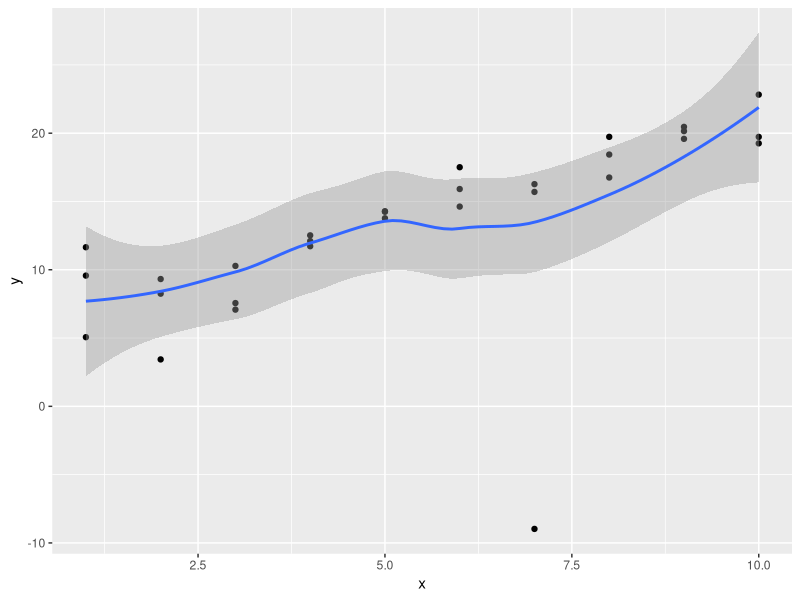
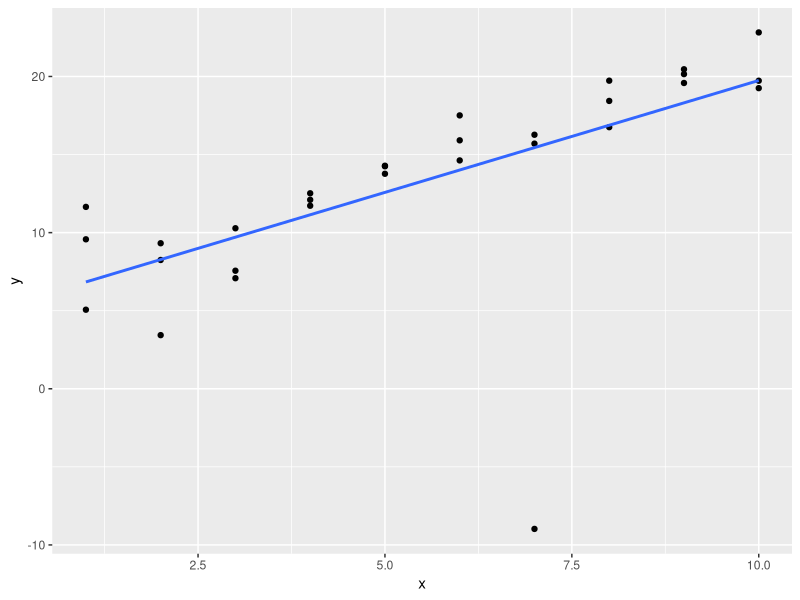

Write R code to recreate these figures, in order. (Note: this script raises an error after producing the figures.)
## ---- chunk 1
library(tidyverse)

library(modelr)
options(na.action = na.warn)
## ---- chunk 2
sim1a <- tibble(
  x = rep(1:10, each = 3),
  y = x * 1.5 + 6 + rt(length(x), df = 2)
)
## ---- chunk 3
sim1a_mod <- lm(y ~ x, data = sim1a)               # fit a linear model (straight line)

coef(sim1a_mod)                                    # Slope=1.480507    Intercept=5.806916

# Can't just put `sim1a_mod` into ggplot like below ...It plots *curve*, as for `sim1a`. (WHY?)
ggplot(sim1a_mod, aes(x, y)) +
  geom_point() +
  geom_smooth() 
## ---- chunk 4
ggplot(sim1a, aes(x = x, y = y)) +
  geom_point() +
  geom_smooth(method = "lm", se = FALSE)           # fit a linear model (straight line)
## ---- chunk 5
measure_distance <- function(mod, data) {
  diff <- data$y - make_prediction(mod, data)
  mean(abs(diff))
}
## ---- chunk 6
best <- optim(c(0, 0), measure_distance, data = sim1a)
best$par                                   # the best parameters of the 'mean-absolute distance'


# HOWEVER, although the code in Q2 defines `measure_distance` (and we have `sim1a` from Q1), that definition doesn't include what the `make_prediction()` function is ...SO at the moment we just get an error
## ---- chunk 7
# "For the above function to work, we need to define a function `make_prediction` that takes a numeric vector of length two (the intercept and slope) and returns the predictions..."

make_prediction <- function(mod, data) {
  mod[1] + mod[2] * data$x
}

# (I don't properly understand this, but) running that `make_prediction` code, and then the `optim` code again, gives : [1] 6.013145 1.511948

# ...re. `lm()` with the same data, (in A1) : Slope=1.546082    Intercept=5.633505
## ---- chunk 8
model1 <- function(a, data) {
  a[1] + data$x * a[2] + a[3]
}
## ---- chunk 9
sim1_loess <- loess(y ~ x, data = sim1)                # model fitting

grid_loess <- sim1 %>%
  add_predictions(sim1_loess)                          # grid generation, predictions

# "You can also use this function to add predictions [eg. from a `loess` regression] to your original [`sim1`] dataset" -- s23.3.1 R4DS book. (By default, output column gets named `pred`, but here we name it `pred_loess`) :
# sim1 <- sim1 %>%
#  add_predictions(sim1_loess, var = "pred_loess")
## ---- chunk 10
ggplot(sim1, aes(x)) +                                 # visualisation
  geom_point(aes(y = y)) +
  geom_line(aes(y = pred), data = grid_loess, colour = "red", size = 1)
## ---- chunk 11
?add_predictions

# "A data frame. `add_prediction` adds a single new column, `.pred`, to the input data. `spread_predictions` adds one column for each model. `gather_predictions` adds two columns `.model` and `.pred`, and repeats the input rows for each model." -- Help

# "Next we add predictions. We’ll use modelr::add_predictions() which takes a data frame and a model. It adds the predictions from the model to a new column in the data frame" -- s23.3.1 R4DS book
## ---- chunk 12
ggplot(sim1, aes(x, resid)) + 
  geom_ref_line(h = 0) +
  geom_point()
# Just showing this for context. (Because running it here gives an error)

?geom_ref_line

# "geom_ref_line {modelr}" "Add a reference line (ggplot2)" -- Help
## ---- chunk 13
mod2 <- lm(y ~ x, data = sim2)

grid <- sim2 %>% 
  data_grid(x) %>% 
  add_predictions(mod2)
grid
## ---- chunk 14
mod2a <- lm(y ~ x - 1, data = sim2)          # [cf. chunk above] "explicitly drop it with `-1`"

grid <- sim2 %>% 
  data_grid(x) %>% 
  add_predictions(mod2a)
grid
## ---- chunk 15
# "To run a model without an intercept, add `-1` or `+0` to the right-hand-side of the formula"
mod2a <- lm(y ~ x - 1, data = sim2)

grid <- sim2 %>% 
  data_grid(x) %>% 
  spread_predictions(mod2, mod2a)            # `spread_predictions` let us compare side-by-side
grid
# "The predictions are exactly the same in the models with and without an intercept"
## ---- chunk 16

## ---- chunk 17
mod1 <- lm(y ~ x1 + x2, data = sim3)
mod2 <- lm(y ~ x1 * x2, data = sim3)
## ---- chunk 18

## ---- chunk 19

